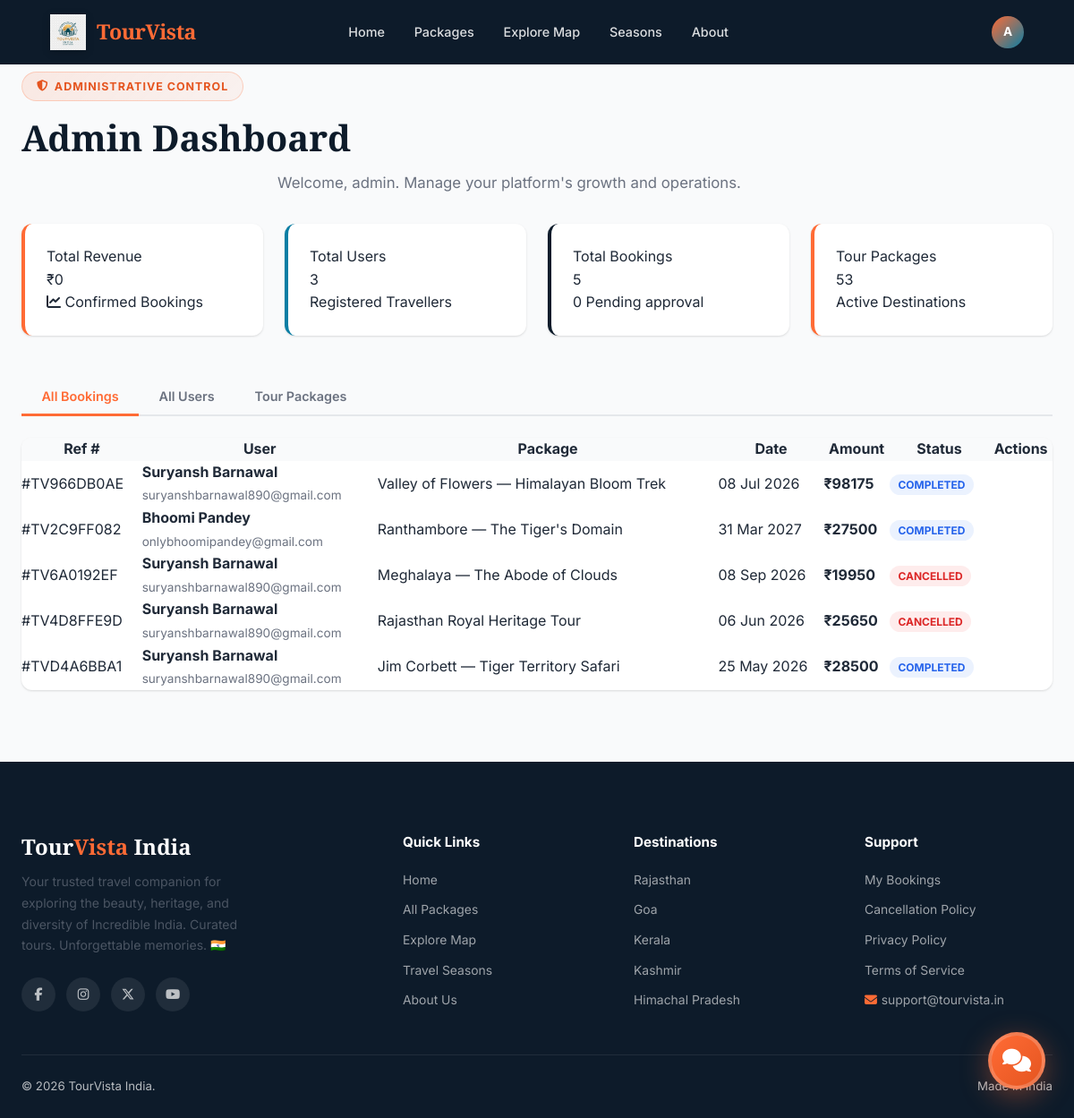
The app's page /accounts/admin-dashboard/ (signed in) with its own data.
### bookings/models.py (models this page shows, shortened)
class Booking(models.Model):
    booking_ref = models.CharField(max_length=12, unique=True, blank=True)
    user = models.ForeignKey(User, on_delete=models.CASCADE, related_name='bookings')
    package = models.ForeignKey(TourPackage, on_delete=models.CASCADE, related_name='bookings')
    first_name = models.CharField(max_length=50)
    last_name = models.CharField(max_length=50)
    email = models.EmailField()
    phone = models.CharField(max_length=15)
    num_travellers = models.PositiveIntegerField(default=1)
    travel_date = models.DateField()
    special_requests = models.TextField(blank=True)
    price_per_person = models.DecimalField(max_digits=10, decimal_places=2)
    total_amount = models.DecimalField(max_digits=12, decimal_places=2)
    status = models.CharField(max_length=20, choices=BOOKING_STATUS, default='pending')
    created_at = models.DateTimeField(auto_now_add=True)
    updated_at = models.DateTimeField(auto_now=True)
    class Meta:
        ordering = ['-created_at']
    @property
    def full_name(self):
        return f"{self.first_name} {self.last_name}"

### core/models.py (models this page shows, shortened)
class TourPackage(models.Model):
    title = models.CharField(max_length=255)
    slug = models.SlugField(unique=True, blank=True)
    destination = models.ForeignKey(Destination, on_delete=models.SET_NULL, null=True, blank=True)
    state = models.CharField(max_length=50, choices=INDIAN_STATES, default='rajasthan')
    description = models.TextField()
    highlights = models.TextField(blank=True, help_text="One highlight per line")
    itinerary = models.TextField(blank=True, help_text="Day-wise itinerary")
    inclusions = models.TextField(blank=True)
    exclusions = models.TextField(blank=True)
    duration_days = models.PositiveIntegerField(default=3)
    max_group_size = models.PositiveIntegerField(default=20)
    price_per_person = models.DecimalField(max_digits=10, decimal_places=2)
    discount_percent = models.PositiveIntegerField(default=0)
    difficulty = models.CharField(max_length=20, choices=DIFFICULTY_LEVELS, default='easy')
    best_season = models.CharField(max_length=20, choices=SEASONS, default='all')
    transportation = models.CharField(max_length=30, choices=TRANSPORT_CHOICES, default='flight')
    accommodation = models.CharField(max_length=30, choices=ACCOMMODATION_CHOICES, default='hotel')
    hotel_name = models.CharField(max_length=255, blank=True, help_text="Specific hotel name, e.g. Taj Lake Palace")
    hotel_star_rating = models.PositiveIntegerField(
        null=True, blank=True,
        choices=[(i, f'{i} Star') for i in range(1, 6)],
        help_text="Hotel star rating 1–5"
    )
    transport_details = models.CharField(max_length=255, blank=True, help_text="e.g. Indigo Flight + Private Innova Crysta")
    main_image = models.ImageField(upload_to='packages/', null=True, blank=True)
    image_2 = models.ImageField(upload_to='packages/', null=True, blank=True)
    image_3 = models.ImageField(upload_to='packages/', null=True, blank=True)
    image_4 = models.ImageField(upload_to='packages/', null=True, blank=True)
    is_featured = models.BooleanField(default=False)
    is_active = models.BooleanField(default=True)
    created_at = models.DateTimeField(auto_now_add=True)
    updated_at = models.DateTimeField(auto_now=True)
    city_name = models.CharField(max_length=100, blank=True, help_text="City name for weather API (e.g. Jaipur)")
    class Meta:
        ordering = ['-is_featured', '-created_at']

### accounts/views.py (the view)
# urls.py: path('admin-dashboard/', views.admin_dashboard, name='admin_dashboard'),
@login_required
def admin_dashboard(request):
    if not request.user.is_staff:
        messages.error(request, 'Access denied. Admins only.')
        return redirect('accounts:dashboard')
    all_users = User.objects.all().select_related('profile')
    all_bookings = Booking.objects.all().select_related('user', 'package').order_by('-created_at')
    from core.models import TourPackage
    all_packages = TourPackage.objects.all()
    total_revenue = sum(b.total_amount for b in all_bookings if b.status == 'confirmed')
    pending_bookings = all_bookings.filter(status='pending').count()
    context = {
        'all_users': all_users,
        'all_bookings': all_bookings,
        'all_packages': all_packages,
        'total_users': all_users.count(),
        'total_bookings': all_bookings.count(),
        'total_packages': all_packages.count(),
        'total_revenue': total_revenue,
        'pending_count': pending_bookings,
    }
    return render(request, 'accounts/admin_dashboard.html', context)

### templates/accounts/admin_dashboard.html (shortened to what this page needs)
{% extends 'base.html' %}
{% load static %}
{% block content %}
<div class="section" style="background:var(--gray-50); min-height:80vh">
    <div class="container">
        <div class="section-header" style="text-align:left; margin-bottom:2rem">
            <div class="badge-tag"><i class="fas fa-shield-alt"></i> Administrative Control</div>
            <h2>Admin Dashboard</h2>
            <p>Welcome, {{ user.first_name|default:user.username }}. Manage your platform's growth and operations.</p>
        </div>
        <div style="display:grid; grid-template-columns:repeat(auto-fit, minmax(240px, 1fr)); gap:1.5rem; margin-bottom:3rem">
            <div style="background:white; padding:1.5rem; border-radius:var(--radius); box-shadow:var(--shadow-sm); border-left:4px solid var(--saffron)">
                <div class="label">Total Revenue</div>
                <div class="value">₹{{ total_revenue|floatformat:0 }}</div>
                <div class="meta"><i class="fas fa-chart-line"></i> Confirmed Bookings</div>
            </div>
            <div style="background:white; padding:1.5rem; border-radius:var(--radius); box-shadow:var(--shadow-sm); border-left:4px solid var(--teal)">
                <div class="label">Total Users</div>
                <div class="value">{{ total_users }}</div>
                <div class="meta">Registered Travellers</div>
            </div>
            <div style="background:white; padding:1.5rem; border-radius:var(--radius); box-shadow:var(--shadow-sm); border-left:4px solid var(--navy)">
                <div class="label">Total Bookings</div>
                <div class="value">{{ total_bookings }}</div>
                <div class="meta">{{ pending_count }} Pending approval</div>
            </div>
            <div style="background:white; padding:1.5rem; border-radius:var(--radius); box-shadow:var(--shadow-sm); border-left:4px solid var(--saffron)">
                <div class="label">Tour Packages</div>
                <div class="value">{{ total_packages }}</div>
                <div class="meta">Active Destinations</div>
            </div>
        </div>
        <div class="detail-tabs" style="margin-bottom:1.5rem">
            <button class="tab-btn active" data-tab="tab-bookings">All Bookings</button>
            <button class="tab-btn" data-tab="tab-users">All Users</button>
            <button class="tab-btn" data-tab="tab-packages">Tour Packages</button>
        </div>
        <div class="tab-panel active" id="tab-bookings">
            <div style="background:white; border-radius:var(--radius); box-shadow:var(--shadow-sm); overflow-x:auto">
                <table style="width:100%; border-collapse:collapse;">
                    <thead>
                        <tr style="background:var(--gray-50)">
                            <th>Ref #</th>
                            <th>User</th>
                            <th>Package</th>
                            <th>Date</th>
                            <th>Amount</th>
                            <th>Status</th>
                            <th>Actions</th>
                        </tr>
                    </thead>
                    <tbody>
                        {% for b in all_bookings %}
                        <tr>
                            <td>#{{ b.booking_ref }}</td>
                            <td>
                                <strong>{{ b.full_name|default:"N/A" }}</strong><br>
                                <small>{{ b.user.email|default:"—" }}</small>
                            </td>
                            <td>{{ b.package.title }}</td>
                            <td>{{ b.travel_date|date:"d M Y" }}</td>
                            <td><strong>₹{{ b.total_amount|floatformat:0 }}</strong></td>
                            <td>
                                <span class="badge status-{{ b.status|default:'unknown' }}">
                                    {{ b.status|title }}
                                </span>
                            </td>
                            <td>
                            </td>
                        </tr>
                        {% empty %}
                        <tr>
                            <td colspan="7" style="text-align:center; padding:2rem;">
                                No bookings found.
                            </td>
                        </tr>
                        {% endfor %}
                    </tbody>
                </table>
            </div>
        </div>
    </div>
</div>
{% endblock %}

### templates/base.html (shortened to what this page needs)
{% load static %}
<!DOCTYPE html>
<html lang="en">
<head>
  <link rel="stylesheet" href="https://cdnjs.cloudflare.com/ajax/libs/font-awesome/6.5.1/css/all.min.css">
  <link rel="stylesheet" href="{% static 'css/style.css' %}">
  <link rel="stylesheet" href="https://unpkg.com/leaflet@1.9.4/dist/leaflet.css">
  <link rel="stylesheet" href="https://unpkg.com/aos@2.3.1/dist/aos.css">
</head>
<body>
  <nav class="navbar {% block navbar_class %}solid{% endblock %}" id="main-navbar">
    <div class="container" style="display:flex;align-items:center;width:100%;gap:2rem">
      <a href="{% url 'core:home' %}" class="nav-brand" style="display:flex;align-items:center;gap:.75rem">
        <img src="{% static 'img/logo.png' %}" alt="TourVista"
          style="height:40px;width:auto;filter:drop-shadow(0 2px 4px rgba(0,0,0,.2))">
        <span style="font-family:'Playfair Display',serif;font-weight:700;letter-spacing:-0.02em">Tour<span
            style="color:var(--saffron)">Vista</span></span>
      </a>
      <div class="nav-links">
        <a href="{% url 'core:home' %}" {% if request.resolver_match.url_name == 'home' %}class="active" {% endif %}>Home</a>
        <a href="{% url 'core:packages' %}" {% if 'package' in request.resolver_match.url_name %}class="active" {% endif %}>Packages</a>
        <a href="{% url 'core:explore_map' %}">Explore Map</a>
        <a href="{% url 'core:seasons' %}">Seasons</a>
        <a href="{% url 'core:about' %}">About</a>
      </div>
      <div class="nav-actions" style="margin-left:auto;flex-shrink:0">
        {% if user.is_authenticated %}
        <div class="nav-dropdown">
          <div class="nav-avatar" title="{{ user.username }}">
            {% if user.first_name %}{{ user.first_name.0|upper }}{% else %}{{ user.username.0|upper }}{% endif %}
          </div>
        </div>
        {% else %}
        <a href="{% url 'accounts:login' %}" class="btn btn-outline btn-sm"
          style="color:white;border-color:rgba(255,255,255,.4)">Login</a>
        <a href="{% url 'accounts:register' %}" class="btn btn-primary btn-sm">Sign Up Free</a>
        {% endif %}
      </div>
    </div>
  </nav>
  {% block content %}{% endblock %}
  <footer class="footer">
    <div class="container">
      <div class="footer-grid">
        <div class="footer-brand">
          <h3>Tour<span>Vista</span> India</h3>
          <p>Your trusted travel companion for exploring the beauty, heritage, and diversity of Incredible India.
            Curated tours. Unforgettable memories. 🇮🇳</p>
          <div class="footer-social">
            <a href="#" aria-label="Facebook"><i class="fab fa-facebook-f"></i></a>
            <a href="#" aria-label="Instagram"><i class="fab fa-instagram"></i></a>
            <a href="#" aria-label="Twitter"><i class="fab fa-x-twitter"></i></a>
            <a href="#" aria-label="YouTube"><i class="fab fa-youtube"></i></a>
          </div>
        </div>
        <div class="footer-col">
          <h4>Quick Links</h4>
          <ul>
            <li><a href="{% url 'core:home' %}">Home</a></li>
            <li><a href="{% url 'core:packages' %}">All Packages</a></li>
            <li><a href="{% url 'core:explore_map' %}">Explore Map</a></li>
            <li><a href="{% url 'core:seasons' %}">Travel Seasons</a></li>
            <li><a href="{% url 'core:about' %}">About Us</a></li>
          </ul>
        </div>
        <div class="footer-col">
          <h4>Destinations</h4>
          <ul>
            <li><a href="{% url 'core:packages' %}?state=rajasthan">Rajasthan</a></li>
            <li><a href="{% url 'core:packages' %}?state=goa">Goa</a></li>
            <li><a href="{% url 'core:packages' %}?state=kerala">Kerala</a></li>
            <li><a href="{% url 'core:packages' %}?state=kashmir">Kashmir</a></li>
            <li><a href="{% url 'core:packages' %}?state=himachal_pradesh">Himachal Pradesh</a></li>
          </ul>
        </div>
        <div class="footer-col">
          <h4>Support</h4>
          <ul>
            <li><a href="{% url 'accounts:dashboard' %}">My Bookings</a></li>
            <li><a href="#">Cancellation Policy</a></li>
            <li><a href="#">Privacy Policy</a></li>
            <li><a href="#">Terms of Service</a></li>
            <li><a href="mailto:support@tourvista.in"><i class="fas fa-envelope"
                  style="margin-right:.3rem;color:#FF6B35"></i>support@tourvista.in</a></li>
          </ul>
        </div>
      </div>
      <div class="footer-bottom">
        <span>© {% now "Y" %} TourVista India.</span>
        <span>Made in India </span>
      </div>
    </div>
  </footer>
  <div class="chatbot-bubble">
    <button class="chatbot-toggle" id="chatbot-toggle" aria-label="Open chat assistant" aria-expanded="false">
      <i class="fas fa-comments"></i>
    </button>
  </div>
</body>
</html>

### templates/accounts/admin_dashboard.html (style rules this page uses)
.badge { padding: .25rem .6rem; border-radius: 999px; font-size: .75rem; font-weight: 700; text-transform: uppercase; }
.status-completed { background: rgba(59,130,246,.1); color: #2563EB; }
.status-cancelled, .status-unknown { background: rgba(239,68,68,.1); color: #DC2626; }

### records on screen
Booking: booking_ref "TV966DB0AE", full_name "Suryansh Barnawal", user.email "suryanshbarnawal890@gmail.com", package "Valley of Flowers — Himalayan Bloom Trek", travel_date "08 Jul 2026", total_amount "98175", status "COMPLETED"
Booking: booking_ref "TV2C9FF082", full_name "Bhoomi Pandey", user.email "onlybhoomipandey@gmail.com", package "Ranthambore — The Tiger's Domain", travel_date "31 Mar 2027", total_amount "27500", status "COMPLETED"
Booking: booking_ref "TV6A0192EF", full_name "Suryansh Barnawal", user.email "suryanshbarnawal890@gmail.com", package "Meghalaya — The Abode of Clouds", travel_date "08 Sep 2026", total_amount "19950", status "CANCELLED"
Booking: booking_ref "TV4D8FFE9D", full_name "Suryansh Barnawal", user.email "suryanshbarnawal890@gmail.com", package "Rajasthan Royal Heritage Tour", travel_date "06 Jun 2026", total_amount "25650", status "CANCELLED"
Booking: booking_ref "TVD4A6BBA1", full_name "Suryansh Barnawal", user.email "suryanshbarnawal890@gmail.com", package "Jim Corbett — Tiger Territory Safari", travel_date "25 May 2026", total_amount "28500", status "COMPLETED"

### other values on screen
{{ user.username.0|upper }} "A"
{{ user.first_name|default:user.username }} "admin"
{{ total_revenue|floatformat:0 }} "0"
{{ total_users }} "3"
{{ total_bookings }} "5"
{{ pending_count }} "0"
{{ total_packages }} "53"
